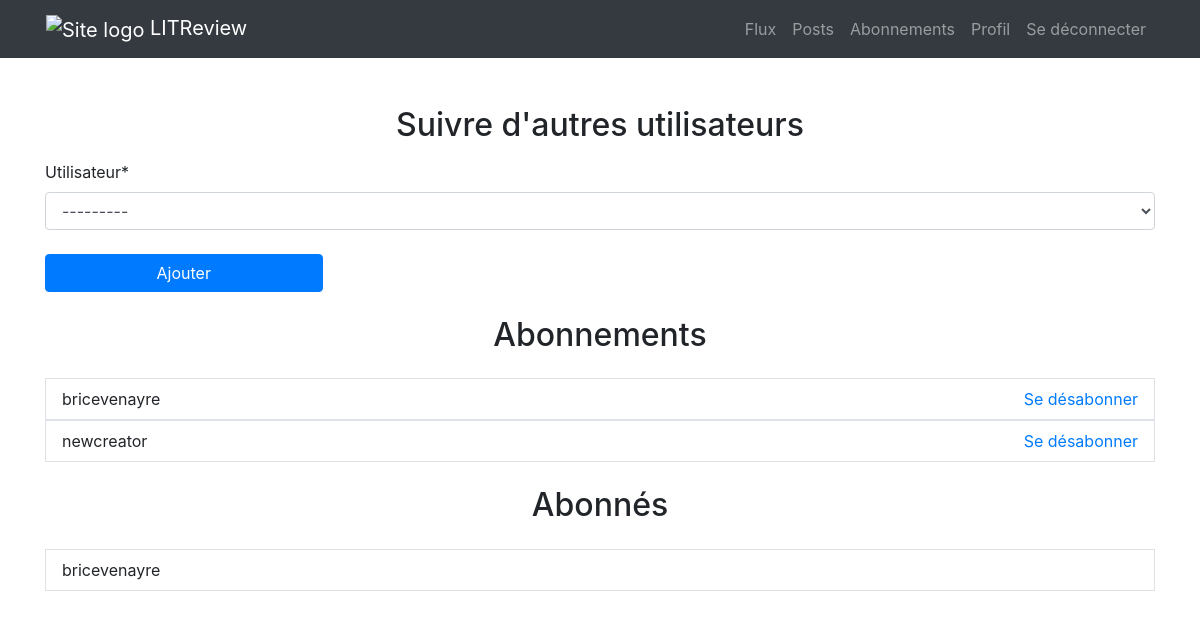
The page /subscriptions/ (signed in) on the database as committed earlier.
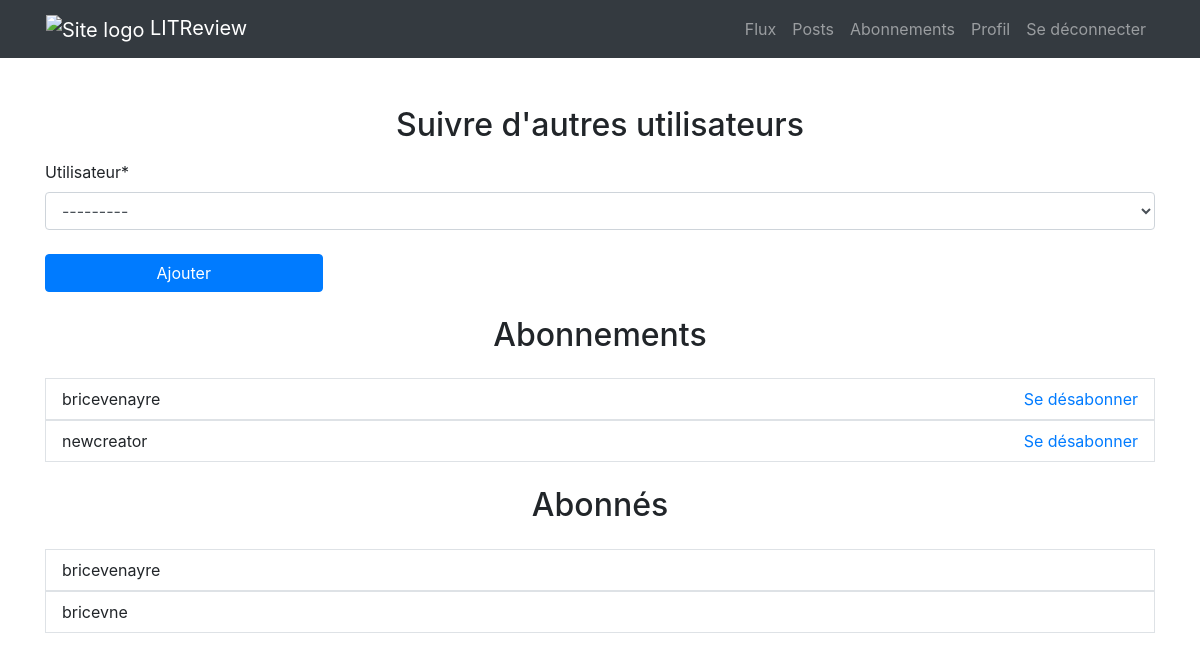
The same page on the database as committed later.
### apps/subscriptions/models.py (models this page shows)
class UserFollows(models.Model):
    user = models.ForeignKey(
        to=settings.AUTH_USER_MODEL, on_delete=models.CASCADE, related_name="following"
    )
    followed_user = models.ForeignKey(
        to=settings.AUTH_USER_MODEL,
        on_delete=models.CASCADE,
        related_name="followed_by",
        verbose_name="Utilisateur",
    )
    class Meta:
        unique_together = (
            "user",
            "followed_user",
        )
        verbose_name = "Abonné"

### apps/accounts/models.py (models this page shows)
class CustomUser(AbstractUser):
    pass

### apps/subscriptions/views.py (the view, shortened to what this page needs)
# urls.py: path("", SubscriptionCreate.as_view(), name="followers"),
@method_decorator(login_required, name='dispatch')
class SubscriptionCreate(CreateView):
    template_name = "subscriptions/followers.html"
    success_url = reverse_lazy("subscriptions:followers")
    form_class = SubscriptionForm
    def get_form_kwargs(self):
        kwargs = super(SubscriptionCreate, self).get_form_kwargs()
        kwargs['user'] = self.request.user
        return kwargs
    def get_context_data(self, **kwargs):
        context = super(SubscriptionCreate, self).get_context_data(**kwargs)
        subscriptions = UserFollows.objects.filter(user=self.request.user)
        followed_subscriptions = UserFollows.objects.filter(followed_user=self.request.user)
        context['subscriptions'] = subscriptions
        context['followed_subscriptions'] = followed_subscriptions
        return context

### apps/subscriptions/forms.py
class SubscriptionForm(forms.ModelForm):
    class Meta:
        model = UserFollows
        fields = ['followed_user']
    def __init__(self, *args, **kwargs):
        user = kwargs.pop('user')
        super(SubscriptionForm, self).__init__(*args, **kwargs)
        self.fields['followed_user'].queryset = (
            CustomUser.objects.exclude(
                Q(username=user) |
                Q(id__in=(user_id for user_id in
                          list(
                              UserFollows.objects.filter(user__username=user).values_list("followed_user", flat=True)
                          )))))

### apps/subscriptions/templates/subscriptions/followers.html (shortened to what this page needs)
{% extends 'base.html' %}
{% load crispy_forms_tags %}
{% block content %}
<div class="container h-100">
    <h2 class="text-center mb-3 mt-5">Suivre d'autres utilisateurs</h2>
    <div class="row align-items-center justify-content-center">
        <div class="col">
            <form method="POST">
                {{ form|crispy }}
                <button type="submit" class="btn btn-primary w-25 mt-2">Ajouter</button>
            </form>
        </div>
    </div>
    {% include "subscriptions/partials/following_snippet.html" with subscriptions=subscriptions %}
    {% include "subscriptions/partials/followed_by_snippet.html" with followed_subscriptions=followed_subscriptions %}
</div>
{% endblock %}

### apps/subscriptions/templates/subscriptions/partials/following_snippet.html
<h2 class="text-center my-4">Abonnements</h2>
{% for subscription in subscriptions %}
<div class="row py-2 px-3 border no-gutters justify-content-between">
    <div class="col-6">
        <p class="my-0">{{ subscription.followed_user.username }}</p>
    </div>
    <div class="col-6 text-right">
        <a href="{% url 'subscriptions:followers-delete' subscription.id %}">Se désabonner</a>
    </div>
</div>
{% endfor %}

### apps/subscriptions/templates/subscriptions/partials/followed_by_snippet.html
<h2 class="text-center my-4">Abonnés</h2>
{% for subscription in followed_subscriptions %}
<div class="row py-2 px-3 border no-gutters">
    <div class="col">
        <p class="my-0">{{ subscription.user.username }}</p>
    </div>
</div>
{% endfor %}

Rows that differ between the two databases and show on the page:
added UserFollows: user.username "bricevne", shown under "Abonnés"
